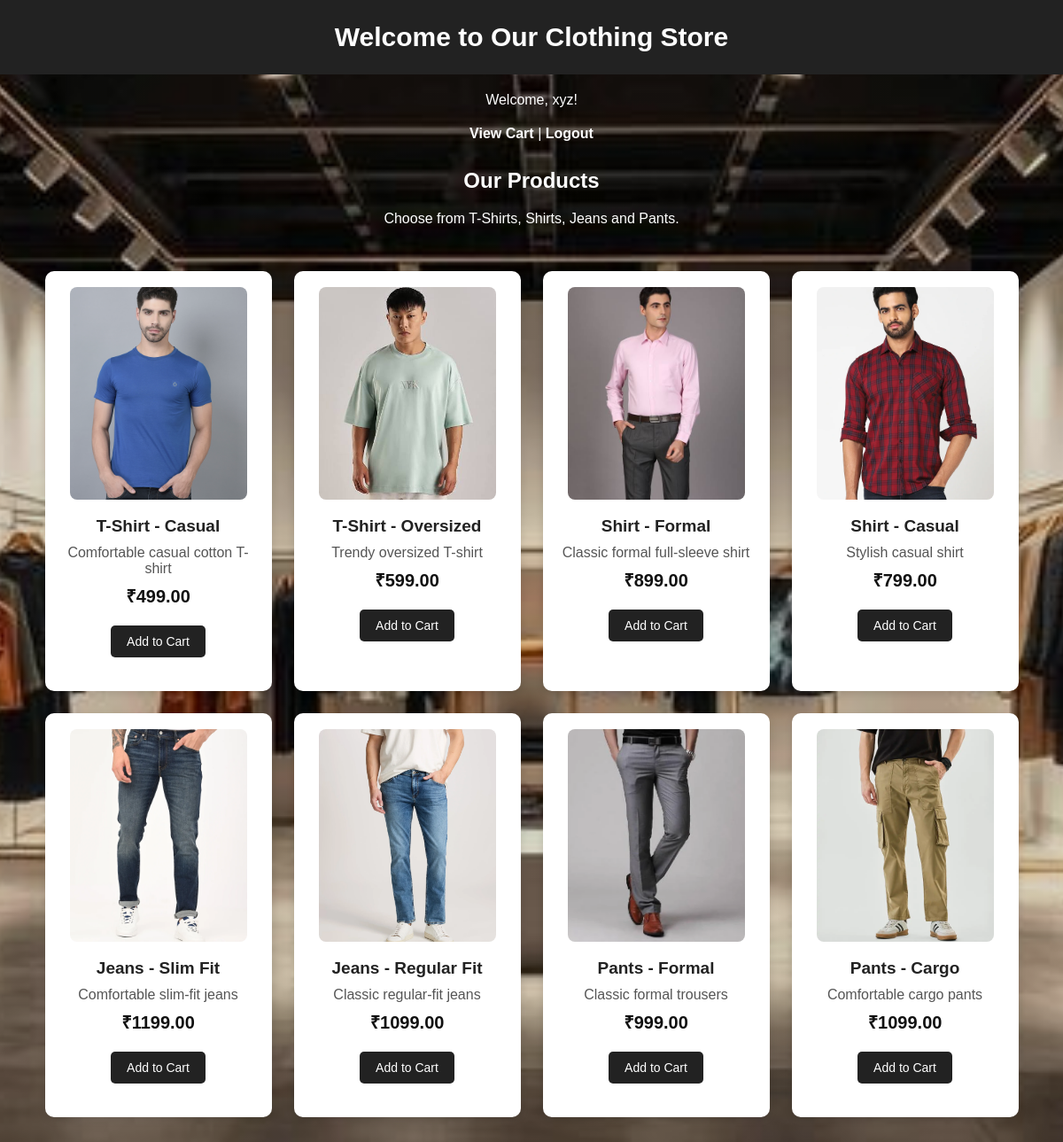
Page /index.php (signed in) on the committed database.
### tables this page shows
CREATE TABLE `product` (
  `product_id` int(11) NOT NULL,
  `name` varchar(100) NOT NULL,
  `description` text DEFAULT NULL,
  `price` decimal(10,2) NOT NULL,
  `image` varchar(255) DEFAULT NULL,
  `stock` int(11) DEFAULT 0
);

### index.php (the view, shortened to what this page needs)
<?php
include "db/connection.php";
$sql = "SELECT * FROM product";
$result = mysqli_query($conn, $sql);
?>
<!DOCTYPE html>
<html>
<head>
    <link rel="stylesheet" href="css/style.css">
</head>
<body>
    <h1>Welcome to Our Clothing Store</h1>
    <?php
    if (isset($_SESSION['customer_name'])) {
        echo "<p>Welcome, " . $_SESSION['customer_name'] . "!</p>";
        echo "<p>
                <a href='cart.php'>View Cart</a> |
                <a href='logout.php'>Logout</a>
              </p>";
    } else {
        echo "<p>
                <a href='login.php'>Login</a> |
                <a href='register.php'>Register</a>
              </p>";
    }
    ?>
    <h2>Our Products</h2>
    <p>Choose from T-Shirts, Shirts, Jeans and Pants.</p>
    <div class="products">
        <?php
        while ($row = mysqli_fetch_assoc($result)) {
            echo "<div class='product-card'>";
            echo "<img src='images/" . $row['image'] . "'>";
            echo "<h3>" . $row['name'] . "</h3>";
            echo "<p>" . $row['description'] . "</p>";
            echo "<p class='price'>₹" . $row['price'] . "</p>";
            echo "<form method='POST'>";
            echo "<button type='submit'
                          name='add_to_cart'>
                          Add to Cart
                  </button>";
            echo "</form>";
            echo "</div>";
        }
        ?>
    </div>
</body>
</html>

### css/style.css (style rules this page uses)
body { font-family: Arial, sans-serif; margin: 0; color: #222; background-image: linear-gradient( rgba(0, 0, 0, 0.15), rgba(0, 0, 0, 0.15) ), url("../images/background.jpg"); background-size: cover; background-position: center; background-attachment: fixed; background-repeat: no-repeat; }
h1 { text-align: center; background-color: #222; color: white; padding: 25px; margin: 0; font-size: 30px; }
h2 { text-align: center; color:white; margin-top: 30px; }
a { color: #222; text-decoration: none; font-weight: bold; }
body > p { text-align: center; margin: 20px; color: white; }
body > p a { color: white; text-decoration: none; }
.products { display: flex; flex-wrap: wrap; justify-content: center; gap: 25px; padding: 30px; }
.product-card { background-color: white; width: 220px; padding: 18px; text-align: center; border-radius: 10px; box-shadow: 0 3px 10px rgba(0, 0, 0, 0.12); transition: transform 0.2s; }
.product-card img { width: 200px; height: 240px; object-fit: cover; border-radius: 8px; }
.product-card h3 { margin: 15px 0 10px; font-size: 19px; }
.product-card p { margin: 8px 0; color: #555; }
.price { font-weight: bold; font-size: 20px; color: #111 !important; }
button { background-color: #222; color: white; border: none; padding: 10px 18px; cursor: pointer; border-radius: 5px; font-size: 14px; }
form { margin: 20px auto; }

### rows in the picture
product: image (picture), name "T-Shirt - Casual", description "Comfortable casual cotton T-shirt", price "499.00"
product: image (picture), name "T-Shirt - Oversized", description "Trendy oversized T-shirt", price "599.00"
product: image (picture), name "Shirt - Formal", description "Classic formal full-sleeve shirt", price "899.00"
product: image (picture), name "Shirt - Casual", description "Stylish casual shirt", price "799.00"
product: image (picture), name "Jeans - Slim Fit", description "Comfortable slim-fit jeans", price "1199.00"
product: image (picture), name "Jeans - Regular Fit", description "Classic regular-fit jeans", price "1099.00"
product: image (picture), name "Pants - Formal", description "Classic formal trousers", price "999.00"
product: image (picture), name "Pants - Cargo", description "Comfortable cargo pants", price "1099.00"

### other values in the picture
$_SESSION['customer_name'] "xyz"
